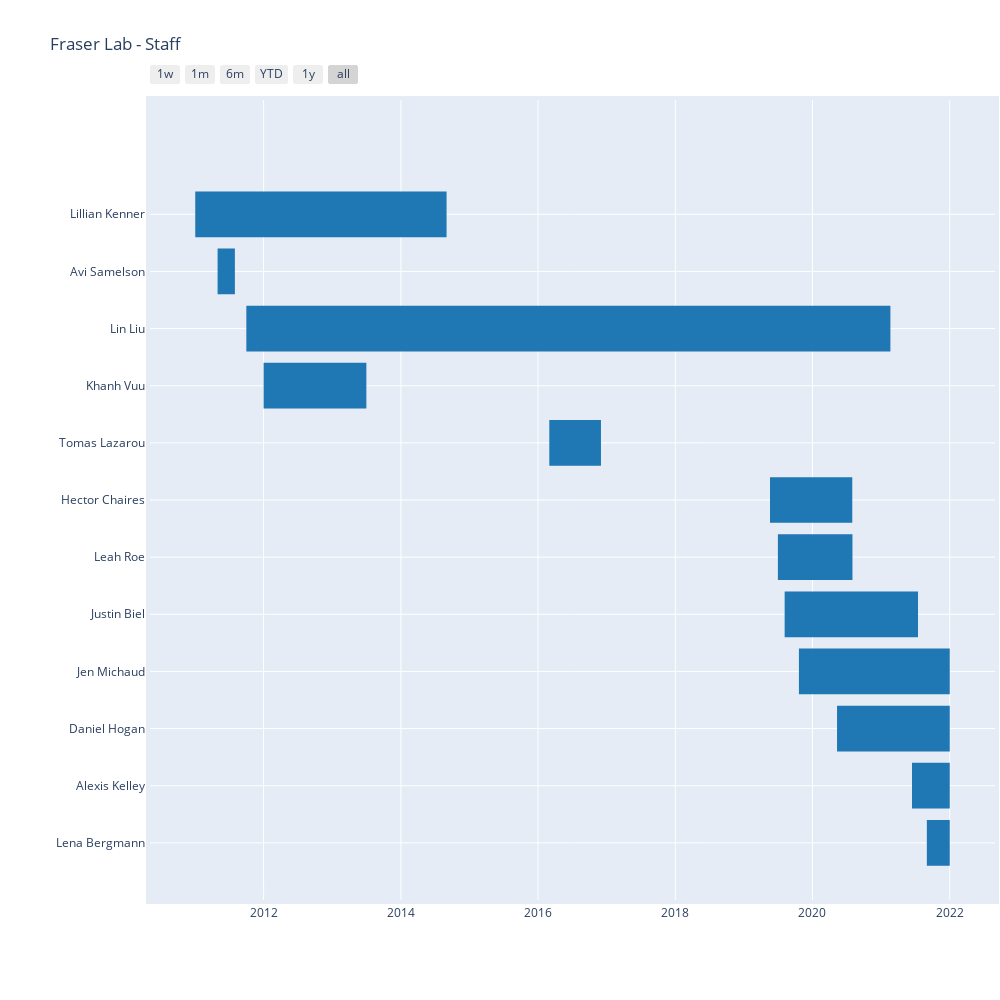

Here is the notebook cell this chart was saved with:
### Code cell
#All lab members
df = pd.read_excel('/Users/rediaz/GitHub/fraser-lab.github.io/members_timeline/staff.xlsx')
# Gantt chart in Plotly has mandatory format of data columns
df.columns = ['Task', 'Start', 'Finish', 'Role']

fig_plotly = ff.create_gantt(df, index_col='Role', title='Fraser Lab - Staff',
                             show_colorbar=False, bar_width=0.4, showgrid_x=True, showgrid_y=True, group_tasks=True)

fig_plotly.update_layout(
    autosize=True,
    width=1000,
    height=1000,
    margin=go.layout.Margin(
        l=150,
        r=5,
        b=100,
        t=100,
        pad=4
    )
)

### Figure 1 — Plotly figure (JSON) as saved in the notebook; plotly's stock layout.template omitted (floating-point values rounded to 4 significant figures)
{"data": [{"fill": "toself", "fillcolor": "rgb(31, 119, 180)", "hoverinfo": "name", "legendgroup": "rgb(31, 119, 180)", "mode": "none", "name": "Specialist", "showlegend": false, "type": "scatter", "x": ["2011-01-02T00:00:00", "2014-09-01T00:00:00", "2014-09-01T00:00:00", "2011-01-02T00:00:00", "2011-01-02T00:00:00", "2011-05-01T00:00:00", "2011-08-01T00:00:00", "2011-08-01T00:00:00", "2011-05-01T00:00:00", "2011-05-01T00:00:00", "2011-10-01T00:00:00", "2021-02-19T00:00:00", "2021-02-19T00:00:00", "2011-10-01T00:00:00", "2011-10-01T00:00:00", "2012-01-01T00:00:00", "2013-07-01T00:00:00", "2013-07-01T00:00:00", "2012-01-01T00:00:00", "2012-01-01T00:00:00", "2016-03-01T00:00:00", "2016-12-01T00:00:00", "2016-12-01T00:00:00", "2016-03-01T00:00:00", "2016-03-01T00:00:00", "2019-05-20T00:00:00", "2020-07-31T00:00:00", "2020-07-31T00:00:00", "2019-05-20T00:00:00", "2019-05-20T00:00:00", "2019-07-01T00:00:00", "2020-08-01T00:00:00", "2020-08-01T00:00:00", "2019-07-01T00:00:00", "2019-07-01T00:00:00", "2019-08-06T00:00:00", "2021-07-16T00:00:00", "2021-07-16T00:00:00", "2019-08-06T00:00:00", "2019-08-06T00:00:00", "2019-10-21T00:00:00", "2022-01-01T00:00:00", "2022-01-01T00:00:00", "2019-10-21T00:00:00", "2019-10-21T00:00:00", "2020-05-11T00:00:00", "2022-01-01T00:00:00", "2022-01-01T00:00:00", "2020-05-11T00:00:00", "2020-05-11T00:00:00", "2021-06-14T00:00:00", "2022-01-01T00:00:00", "2022-01-01T00:00:00", "2021-06-14T00:00:00", "2021-06-14T00:00:00", "2021-09-01T00:00:00", "2022-01-01T00:00:00", "2022-01-01T00:00:00", "2021-09-01T00:00:00"], "y": [10.6, 10.6, 11.4, 11.4, null, 9.6, 9.6, 10.4, 10.4, null, 8.6, 8.6, 9.4, 9.4, null, 7.6, 7.6, 8.4, 8.4, null, 6.6, 6.6, 7.4, 7.4, null, 5.6, 5.6, 6.4, 6.4, null, 4.6, 4.6, 5.4, 5.4, null, 3.6, 3.6, 4.4, 4.4, null, 2.6, 2.6, 3.4, 3.4, null, 1.6, 1.6, 2.4, 2.4, null, 0.6, 0.6, 1.4, 1.4, null, -0.4, -0.4, 0.4, 0.4]}, {"legendgroup": "rgb(31, 119, 180)", "marker": {"color": "rgb(31, 119, 180)", "opacity": 0, "size": 1}, "mode": "markers", "name": "", "showlegend": false, "text": [null, null, null, null, null, null, null, null, null, null, null, null, null, null, null, null, null, null, null, null, null, null, null, null], "type": "scatter", "x": ["2011-01-02T00:00:00", "2014-09-01T00:00:00", "2011-05-01T00:00:00", "2011-08-01T00:00:00", "2011-10-01T00:00:00", "2021-02-19T00:00:00", "2012-01-01T00:00:00", "2013-07-01T00:00:00", "2016-03-01T00:00:00", "2016-12-01T00:00:00", "2019-05-20T00:00:00", "2020-07-31T00:00:00", "2019-07-01T00:00:00", "2020-08-01T00:00:00", "2019-08-06T00:00:00", "2021-07-16T00:00:00", "2019-10-21T00:00:00", "2022-01-01T00:00:00", "2020-05-11T00:00:00", "2022-01-01T00:00:00", "2021-06-14T00:00:00", "2022-01-01T00:00:00", "2021-09-01T00:00:00", "2022-01-01T00:00:00"], "y": [11, 11, 10, 10, 9, 9, 8, 8, 7, 7, 6, 6, 5, 5, 4, 4, 3, 3, 2, 2, 1, 1, 0, 0]}], "layout": {"autosize": true, "height": 1000, "hovermode": "closest", "margin": {"b": 100, "l": 150, "pad": 4, "r": 5, "t": 100}, "showlegend": false, "title": {"text": "Fraser Lab - Staff"}, "width": 1000, "xaxis": {"rangeselector": {"buttons": [{"count": 7, "label": "1w", "step": "day", "stepmode": "backward"}, {"count": 1, "label": "1m", "step": "month", "stepmode": "backward"}, {"count": 6, "label": "6m", "step": "month", "stepmode": "backward"}, {"count": 1, "label": "YTD", "step": "year", "stepmode": "todate"}, {"count": 1, "label": "1y", "step": "year", "stepmode": "backward"}, {"step": "all"}]}, "showgrid": true, "type": "date", "zeroline": false}, "yaxis": {"autorange": false, "range": [-1, 13], "showgrid": true, "ticktext": ["Lena Bergmann", "Alexis Kelley", "Daniel Hogan", "Jen Michaud", "Justin Biel", "Leah Roe", "Hector Chaires", "Tomas Lazarou", "Khanh Vuu", "Lin Liu", "Avi Samelson", "Lillian Kenner"], "tickvals": [0, 1, 2, 3, 4, 5, 6, 7, 8, 9, 10, 11], "zeroline": false}}}
